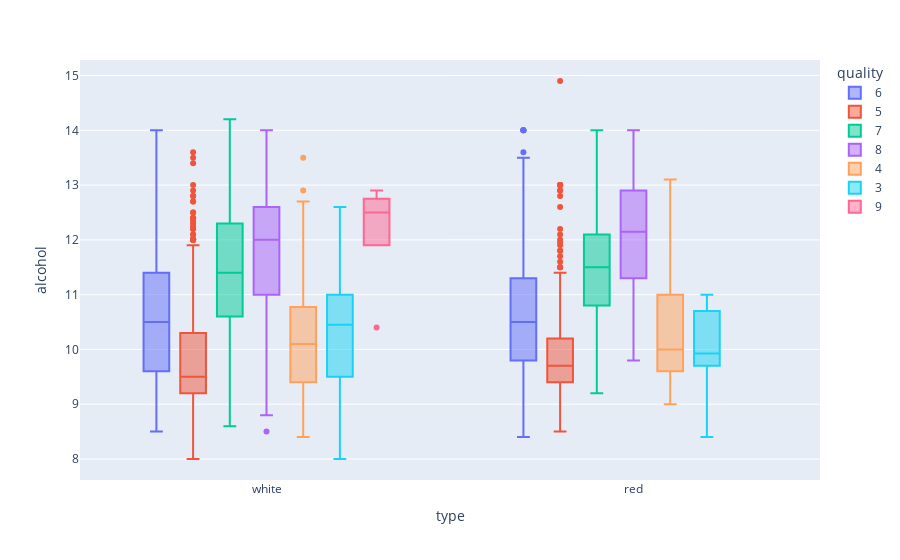

Notebook code cell kept with this figure:
### Code cell
px.box(df, x='type', y='alcohol', color='quality')

### Figure 1 — Plotly figure (JSON) as saved in the notebook; plotly's stock layout.template omitted (floating-point values rounded to 4 significant figures; data arrays with more than 128 entries replaced by an {"elided": "..."} marker saying what was removed)
{"data": [{"alignmentgroup": "True", "hovertemplate": "quality=6<br>type=%{x}<br>alcohol=%{y}<extra></extra>", "legendgroup": "6", "marker": {"color": "#636efa"}, "name": "6", "notched": false, "offsetgroup": "6", "orientation": "v", "showlegend": true, "type": "box", "x": {"elided": "2836 str values"}, "x0": " ", "xaxis": "x", "y": {"elided": "2836 float values"}, "y0": " ", "yaxis": "y"}, {"alignmentgroup": "True", "hovertemplate": "quality=5<br>type=%{x}<br>alcohol=%{y}<extra></extra>", "legendgroup": "5", "marker": {"color": "#EF553B"}, "name": "5", "notched": false, "offsetgroup": "5", "orientation": "v", "showlegend": true, "type": "box", "x": {"elided": "2138 str values"}, "x0": " ", "xaxis": "x", "y": {"elided": "2138 float values"}, "y0": " ", "yaxis": "y"}, {"alignmentgroup": "True", "hovertemplate": "quality=7<br>type=%{x}<br>alcohol=%{y}<extra></extra>", "legendgroup": "7", "marker": {"color": "#00cc96"}, "name": "7", "notched": false, "offsetgroup": "7", "orientation": "v", "showlegend": true, "type": "box", "x": {"elided": "1079 str values"}, "x0": " ", "xaxis": "x", "y": {"elided": "1079 float values"}, "y0": " ", "yaxis": "y"}, {"alignmentgroup": "True", "hovertemplate": "quality=8<br>type=%{x}<br>alcohol=%{y}<extra></extra>", "legendgroup": "8", "marker": {"color": "#ab63fa"}, "name": "8", "notched": false, "offsetgroup": "8", "orientation": "v", "showlegend": true, "type": "box", "x": {"elided": "193 str values"}, "x0": " ", "xaxis": "x", "y": {"elided": "193 float values"}, "y0": " ", "yaxis": "y"}, {"alignmentgroup": "True", "hovertemplate": "quality=4<br>type=%{x}<br>alcohol=%{y}<extra></extra>", "legendgroup": "4", "marker": {"color": "#FFA15A"}, "name": "4", "notched": false, "offsetgroup": "4", "orientation": "v", "showlegend": true, "type": "box", "x": {"elided": "216 str values"}, "x0": " ", "xaxis": "x", "y": {"elided": "216 float values"}, "y0": " ", "yaxis": "y"}, {"alignmentgroup": "True", "hovertemplate": "quality=3<br>type=%{x}<br>alcohol=%{y}<extra></extra>", "legendgroup": "3", "marker": {"color": "#19d3f3"}, "name": "3", "notched": false, "offsetgroup": "3", "orientation": "v", "showlegend": true, "type": "box", "x": ["white", "white", "white", "white", "white", "white", "white", "white", "white", "white", "white", "white", "white", "white", "white", "white", "white", "white", "white", "white", "red", "red", "red", "red", "red", "red", "red", "red", "red", "red"], "x0": " ", "xaxis": "x", "y": [9.8, 11.7, 8.5, 11.5, 12.6, 9.6, 9.1, 12.4, 11, 9.1, 9.4, 11, 9.7, 10.4, 10.1, 8, 11, 11, 10.5, 10.5, 9, 8.4, 10.7, 9.9, 11, 10.9, 9.8, 9.7, 10.2, 9.95], "y0": " ", "yaxis": "y"}, {"alignmentgroup": "True", "hovertemplate": "quality=9<br>type=%{x}<br>alcohol=%{y}<extra></extra>", "legendgroup": "9", "marker": {"color": "#FF6692"}, "name": "9", "notched": false, "offsetgroup": "9", "orientation": "v", "showlegend": true, "type": "box", "x": ["white", "white", "white", "white", "white"], "x0": " ", "xaxis": "x", "y": [10.4, 12.4, 12.5, 12.7, 12.9], "y0": " ", "yaxis": "y"}], "layout": {"boxmode": "group", "legend": {"title": {"text": "quality"}, "tracegroupgap": 0}, "margin": {"t": 60}, "xaxis": {"anchor": "y", "domain": [0, 1], "title": {"text": "type"}}, "yaxis": {"anchor": "x", "domain": [0, 1], "title": {"text": "alcohol"}}}}
